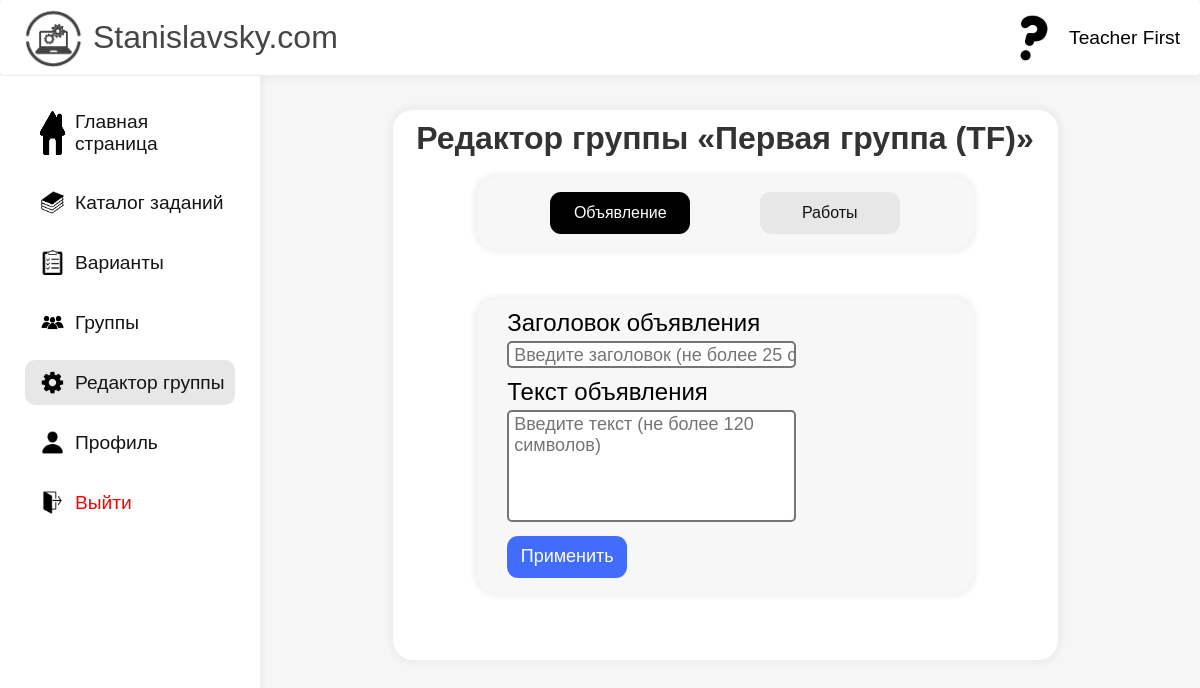
/groups/1/editor (signed in), run on the app's committed database.
### data/users.py (models this page shows, shortened)
class User(SqlAlchemyBase, UserMixin, SerializerMixin):
    __tablename__ = 'users'
    id = sqlalchemy.Column(sqlalchemy.Integer,
                           primary_key=True, autoincrement=True)
    name = sqlalchemy.Column(sqlalchemy.String)
    surname = sqlalchemy.Column(sqlalchemy.String)
    email = sqlalchemy.Column(sqlalchemy.String)
    hashed_password = sqlalchemy.Column(sqlalchemy.String)
    created_date = sqlalchemy.Column(sqlalchemy.String,
                                     default=datetime.datetime.now)
    profile_pics = sqlalchemy.Column(sqlalchemy.String, default='/static/profile_pics/default.png')
    groups = orm.relationship("Group", secondary="user_to_group", backref="users")
    groups_participant = sqlalchemy.Column(sqlalchemy.String, default='')
    is_teacher = sqlalchemy.Column(sqlalchemy.Boolean)
    solved_tasks_ids = sqlalchemy.Column(sqlalchemy.String, default='')
    solved_variants = sqlalchemy.Column(sqlalchemy.Integer, default=0)

### data/groups.py (models this page shows, shortened)
class Group(SqlAlchemyBase, UserMixin, SerializerMixin):
    __tablename__ = 'groups'
    id = sqlalchemy.Column(sqlalchemy.Integer,
                           primary_key=True, autoincrement=True)
    name = sqlalchemy.Column(sqlalchemy.String)
    description = sqlalchemy.Column(sqlalchemy.String)
    user_id = sqlalchemy.Column(sqlalchemy.Integer,
                                sqlalchemy.ForeignKey("users.id"))
    members = sqlalchemy.Column(sqlalchemy.String, default='')
    link = sqlalchemy.Column(sqlalchemy.String)
    announcement_id = sqlalchemy.Column(sqlalchemy.Integer, sqlalchemy.ForeignKey('announcements.id'))
    announcement = orm.relationship('Announcement')
    group_works = orm.relationship('Group_work', secondary='group_to_group_work', backref='groups')
    def get_creator(self):
        db_sess = db_session.create_session()
        user = db_sess.get(User, self.user_id)
        return {'name': user.name, 'surname': user.surname, 'picture': user.profile_pics, 'id': user.id}

### server.py (the view)
@app.route('/groups/<int:group_id>/editor')
@login_required
def group_editor(group_id):
    group = db_sess.get(Group, group_id)
    last_number = db_sess.query(Task).all()[-1].number
    if not group:
        return abort(404)
    if group.get_creator()['id'] != current_user.id:
        return abort(403)
    params = {
        'name': group.name,
        'last_number': last_number,
        'title': 'Редактор группы',
        'active': 'edit',
        'editor': 'true',
        'creator': group.get_creator()
    }
    return render_template('GroupEditor.html', **params)

### data/db_session.py (called while the page is built)
def create_session() -> Session:
    global __factory
    return __factory()

### server.py (called while the page is built)
@login_manager.user_loader
def load_user(user_id):
    db_sess = db_session.create_session()
    return db_sess.query(User).get(user_id)

### templates/GroupEditor.html (shortened to what this page needs)
{% extends "Base.html" %}
{% block content %}
<link rel="stylesheet" href="/static/GroupEditor/static/content.css">
<link rel="stylesheet" href="/static/GroupEditor/static/dialogs.css">
<div class="content-section" id="{{url_for(request.endpoint, **request.view_args)}}">
    <div class="items-holder">
        <h1 class="header">Редактор группы «{{name}}»</h1>
        <div class="buttons-holder">
            <label for="announcement">Объявление</label>
            <label for="tasks">Работы</label>
        </div>
        <div class="announcement-section">
            <p>Заголовок объявления</p>
            <input type="text" class="title" name="announcements" id="title" placeholder="Введите заголовок (не более 25 символов)" maxlength="25">
            <p>Текст объявления</p>
            <textarea class="text" name="announcements" id="text" cols="80" rows="5" maxlength="120" placeholder="Введите текст (не более 120 символов)"></textarea>
            <button class="finish" id="apply-announcement">Применить</button>
        </div>
    </div>
</div>
{% endblock %}

### templates/Base.html (shortened to what this page needs)
<!DOCTYPE html>
<html lang="en">
<head>
    <link rel="stylesheet" href="/static/Base/styles/Main.css">
    <link rel="stylesheet" href="/static/Base/styles/content.css">
</head>
<body>
    <div class="head-navbar">
        <a class="website-logo" href="/">
            <img class="logo" src="/static/cards/Logo.png" alt="">
            <p class="text">Stanislavsky.com</p>
        </a>
        {% if current_user.is_authenticated %}
            <div class="user-items">
                <img src="{{current_user.profile_pics}}" alt="">
                <p>{{current_user.name}} {{current_user.surname}}</p>
            </div>
        {% else %}
            <div class="forms-items">
                <a href="/register">Регистрация</a>
                <a href="/login">Войти</a>
            </div>
        {% endif %}
    </div>
    <div class="left-navbar">
        {% if active == '1' %}
            <a style="margin-top: 25px;" class="left-navbar-item-pressed" href="/">
                <img class="icons" src="/static/cards/homeIcon.png" alt="">
                <p class="text">Главная страница</p>
            </a>
        {% else %}
            <a style="margin-top: 25px;" class="left-navbar-item" href="/">
                <img class="icons" src="/static/cards/homeIcon.png" alt="">
                <p class="text">Главная страница</p>
            </a>
        {% endif %}
        {% if active == '2' %}
            <a class="left-navbar-item-pressed" href="/catalog">
                <img class="icons" src="/static/cards/catalogIcon.png" alt="">
                <p class="text">Каталог заданий</p>
            </a>
        {% else %}
            <a class="left-navbar-item" href="/catalog">
                <img class="icons" src="/static/cards/catalogIcon.png" alt="">
                <p class="text">Каталог заданий</p>
            </a>
        {% endif %}
        {% if current_user.is_authenticated %}
            {% if active == '3' %}
                <a class="left-navbar-item-pressed" href="/variants/choose">
                    <img class="icons" src="/static/cards/variantsIcon.png" alt="">
                    <p class="text">Варианты</p>
                </a>
            {% else %}
                <a class="left-navbar-item" href="/variants/choose">
                    <img class="icons" src="/static/cards/variantsIcon.png" alt="">
                    <p class="text">Варианты</p>
                </a>
            {% endif %}
        {% endif %}
        {% if current_user.is_authenticated %}
            {% if active == '5' %}
                <a class="left-navbar-item-pressed" href="/groups">
                    <img class="icons" src="/static/cards/groupIcon.png" alt="">
                    <p class="text">Группы</p>
                </a>
            {% else %}
                <a class="left-navbar-item" href="/groups">
                    <img class="icons" src="/static/cards/groupIcon.png" alt="">
                    <p class="text">Группы</p>
                </a>
            {% endif %}
            {% if editor == 'true' %}
                {% if active == 'edit' and current_user.id == creator['id'] %}
                    <a class="left-navbar-item-pressed" href="{{url_for(request.endpoint, **request.view_args)}}/editor">
                        <img class="icons" src="/static/cards/editorIcon.png" alt="">
                        <p class="text">Редактор группы</p>
                    </a>
                {% elif current_user.id == creator['id'] %}
                    <a class="left-navbar-item" href="{{url_for(request.endpoint, **request.view_args)}}/editor">
                        <img class="icons" src="/static/cards/editorIcon.png" alt="">
                        <p class="text">Редактор группы</p>
                    </a>
                {% endif %}
            {% endif %}
            {% if active == '4' %}
                <a class="left-navbar-item-pressed" href="/profile">
                    <img class="icons" src="/static/cards/profileIcon.png" alt="">
                    <p class="text">Профиль</p>
                </a>
            {% else %}
                <a class="left-navbar-item" href="/profile">
                    <img class="icons" src="/static/cards/profileIcon.png" alt="">
                    <p class="text">Профиль</p>
                </a>
            {% endif %}
            <a class="left-navbar-item-logout" href="/logout">
                <img class="icons" src="/static/cards/logoutIcon.png" alt="">
                <p class="text">Выйти</p>
            </a>
        {% endif %}
    </div>
    {% block content %}{% endblock %}
</body>
</html>

### static/Base/styles/Main.css (style rules this page uses)
* { padding: 0; margin: 0; font-family: 'Gill Sans', 'Gill Sans MT', Calibri, 'Trebuchet MS', sans-serif; }
body { background-color: rgb(246, 246, 246); }

### static/Base/styles/content.css (style rules this page uses)
.head-navbar { display: flex; position: fixed; top: 0; border-radius: 5px; background-color: white; border-bottom: 1px solid rgb(238, 238, 238); width: 100%; height: 75px; z-index: 5; box-shadow: 0px 5px 5px 0px rgba(0, 0, 0, 0.03) }
.head-navbar .website-logo { display: flex; width: max-content; justify-content: center; align-items: center; margin-left: 23px; text-decoration: none; gap: 10px; }
.head-navbar .website-logo .logo { height: 60px; }
.head-navbar .website-logo .text { color: rgb(70, 70, 70); font-size: xx-large; align-self: center; }
.head-navbar .user-items { display: flex; justify-content: end; width: 100%; align-items: center; gap: 10px; margin-right: 20px; }
.head-navbar .user-items img { height: 50px; width: 50px; border-radius: 25px; }
.head-navbar .user-items p { font-size: larger; }
.left-navbar { display: flex; position: fixed; top: 76px; flex-direction: column; background-color: white; width: 260px; height: 100%; z-index: 6; box-shadow: 5px 0px 5px 0px rgba(0, 0, 0, 0.03) }
.left-navbar .left-navbar-item-pressed { display: flex; text-decoration: none; margin-left: 25px; margin-top: 15px; padding-left: 15px; padding-top: 10px; padding-bottom: 10px; gap: 10px; width: calc(100% - 65px); background-color: rgb(231, 231, 231); border-radius: 10px; }
.left-navbar .left-navbar-item, .left-navbar .left-navbar-item-logout { display: flex; text-decoration: none; margin-left: 25px; margin-top: 15px; padding-left: 15px; padding-top: 10px; padding-bottom: 10px; gap: 10px; width: calc(100% - 65px); border-radius: 10px; transition: 0.25s, 0.25s; }
.left-navbar .left-navbar-item .icons, .left-navbar .left-navbar-item-pressed .icons, .left-navbar .left-navbar-item-logout .icons { width: 25px; }
.left-navbar .left-navbar-item .text, .left-navbar .left-navbar-item-pressed .text { color: rgb(20, 20, 20); font-size: larger; align-self: center; }
.left-navbar .left-navbar-item-logout .text { color: rgb(255, 0, 0); font-size: larger; align-self: center; }

### static/GroupEditor/static/content.css (style rules this page uses)
.left-navbar-item-pressed { pointer-events: none; }
.content-section { display: flex; margin-top: 110px; height: fit-content; width: calc(95% - 190px); margin-left: calc(5% + 190px); }
.content-section .items-holder { display: flex; flex-direction: column; background: white; border-radius: 20px; margin-left: 15%; width: 70%; min-height: 500px; padding-bottom: 50px; box-shadow: 0px 0px 5px 5px rgba(0, 0, 0, 0.03); }
.items-holder .header { margin-top: 10px; color: rgb(51, 51, 51); text-align: center; }
.items-holder .buttons-holder { display: flex; width: 70%; margin-left: calc(15% - 15px); padding: 15px; margin-top: 20px; justify-content: center; background-color: rgb(247, 247, 247); gap: 15%; border-radius: 20px; box-shadow: 0px 0px 5px 4px rgba(0, 0, 0, 0.05); }
.items-holder .buttons-holder label { display: inline-block; width: 30%; text-align: center; padding: 12px 0; cursor: pointer; background-color: #e7e7e7; color: rgb(19, 19, 19);; border-radius: 11px; transition: 0.2s, 0.2s; }
.items-holder .buttons-holder input[type=radio]:checked + label { background-color: #000000; color: white; transition: 0.2s, 0.2s; }
.items-holder .announcement-section { width: 70%; margin-top: 50px; margin-left: calc(15% - 15px); background-color: rgb(247, 247, 247); box-shadow: 0px 0px 5px 4px rgba(0, 0, 0, 0.05); border-radius: 20px; padding-left: 15px; padding-right: 15px; padding-bottom: 15px; }
.items-holder p { font-size: x-large; margin-left: 15px; margin-top: 10px; }
.items-holder .announcement-section .title { width: 60%; margin-left: 15px; margin-top: 4px; height: 20px; border-radius: 5px; border: 2px solid rgb(117, 117, 117); padding-top: 2px; padding-bottom: 1px; padding-left: 5px; font-size: large; }
.items-holder .text { width: 60%; margin-left: 15px; margin-top: 4px; border-radius: 5px; border: 2px solid rgb(117, 117, 117); padding-top: 2px; padding-bottom: 1px; padding-left: 5px; font-size: large; resize: none; }
.items-holder .finish { display: flex; height: 42px; width: 120px; margin-left: 15px; margin-top: 10px; border-radius: 11px; font-size: large; border: 0; appearance: none; justify-content: center; align-items: center; color: white; background-color: #426dfc; cursor: pointer; padding-bottom: 2px; transition: 0.25s, 0.25s; }

### data on the page
User: profile_pics (picture), name "Teacher", surname "First"
Group: name "Первая группа (TF)"
